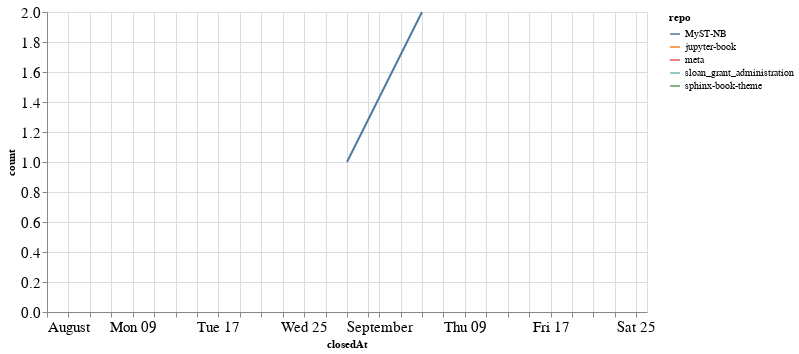

The cell this chart's notebook holds for it:
### Code cell
closed_by_time = closed_by.groupby('repo').resample('W', on='closedAt').count()['author'].reset_index()
closed_by_time = closed_by_time.rename(columns={'author': 'count'})

alt.Chart(closed_by_time, width=600).mark_line().encode(
    x='closedAt',
    y='count',
    color='repo',
    tooltip="repo"
)

### Figure 1 — Vega-Lite specification as saved in the notebook (floating-point values rounded to 4 significant figures)
{"config": {"axisLeft": {"labelFontSize": 15}, "axisBottom": {"labelFontSize": 15}}, "data": {"name": "data-f9e59f5f200c83225cd59174ab228f37"}, "mark": "line", "encoding": {"color": {"type": "nominal", "field": "repo"}, "tooltip": {"type": "nominal", "field": "repo"}, "x": {"type": "temporal", "field": "closedAt"}, "y": {"type": "quantitative", "field": "count"}}, "width": 600, "$schema": "https://vega.github.io/schema/vega-lite/v4.8.1.json", "datasets": {"data-f9e59f5f200c83225cd59174ab228f37": [{"repo": "MyST-NB", "closedAt": "2021-08-29T00:00:00", "count": 1}, {"repo": "MyST-NB", "closedAt": "2021-09-05T00:00:00", "count": 2}, {"repo": "jupyter-book", "closedAt": "2021-08-29T00:00:00", "count": 2}, {"repo": "meta", "closedAt": "2021-08-01T00:00:00", "count": 1}, {"repo": "sloan_grant_administration", "closedAt": "2021-09-26T00:00:00", "count": 1}, {"repo": "sphinx-book-theme", "closedAt": "2021-09-26T00:00:00", "count": 1}]}}
